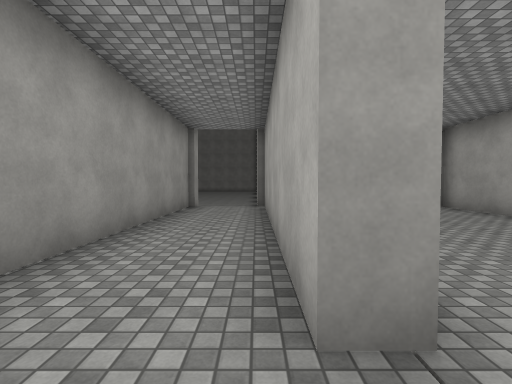
view 1 (above)

17 first-person views from a walk through a Unity game level. The camera is 1.4 m above the floor, tilts 2° down and sees 85° across. The floor is counted in squares, 2 m on a side. Each view is taken from the middle of a square. On the plan, view 1 faces up. The plan holds only what a view shows up to about 9 squares ahead; the rest is blank. The place goes on beyond the plan. The player character is not drawn. Surface patterns are stand-ins for the level's own textures.

view 2
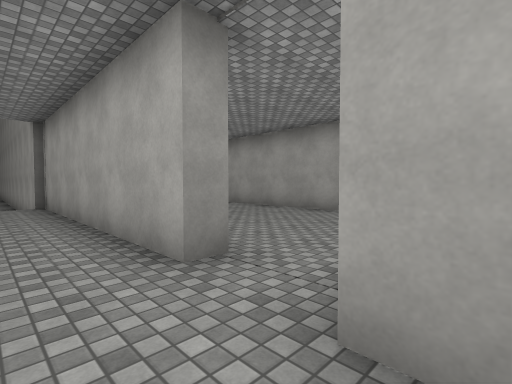

view 3
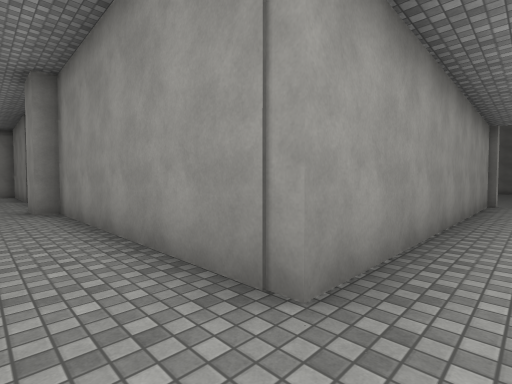

view 4
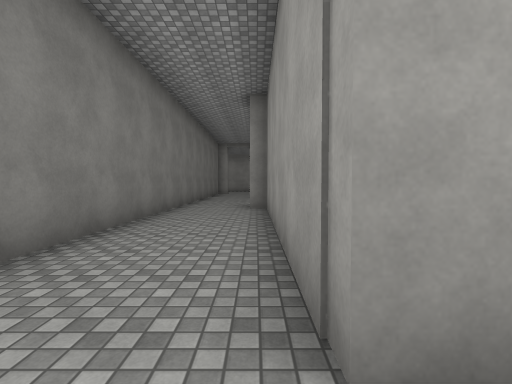

view 5
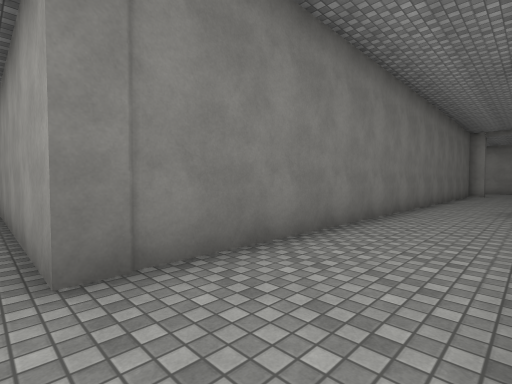

view 6
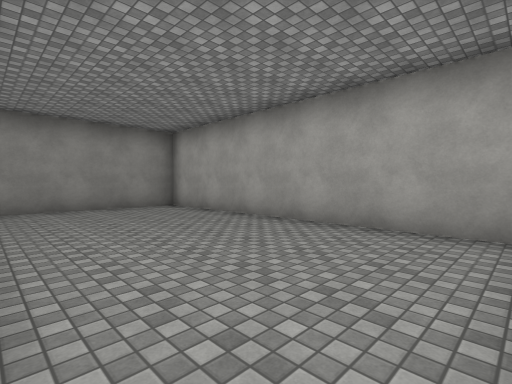

view 7
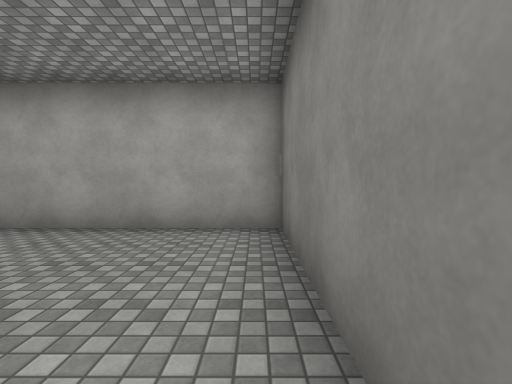

view 8
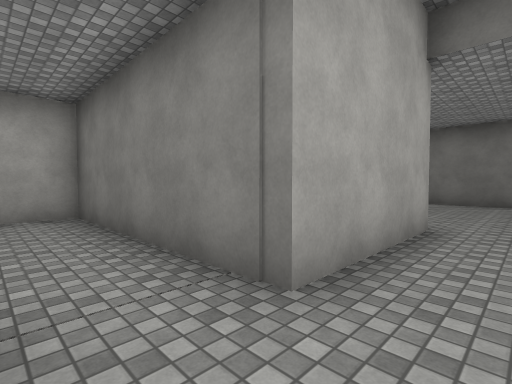

view 9
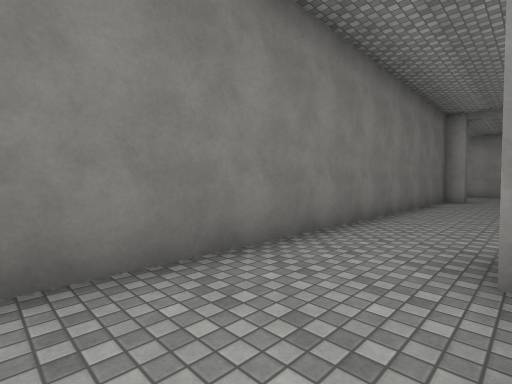

view 10
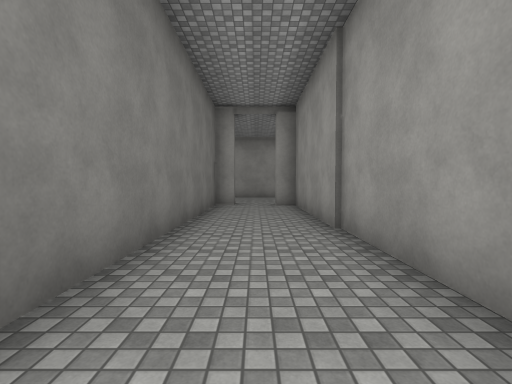

view 11
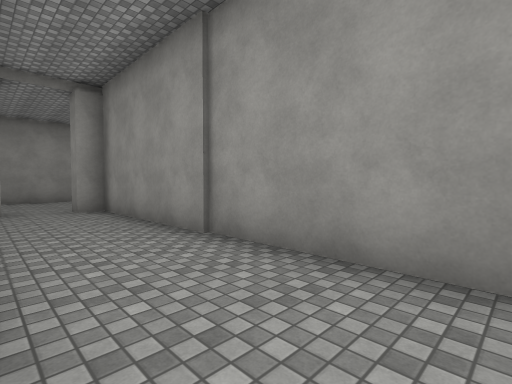

view 12
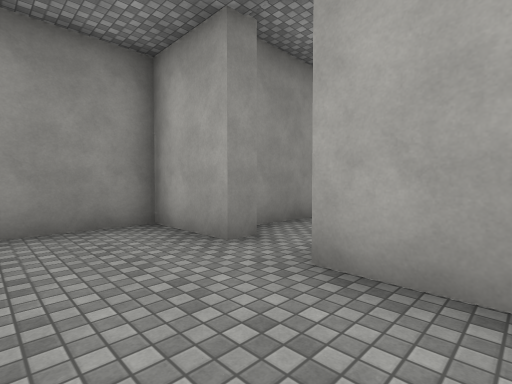

view 13
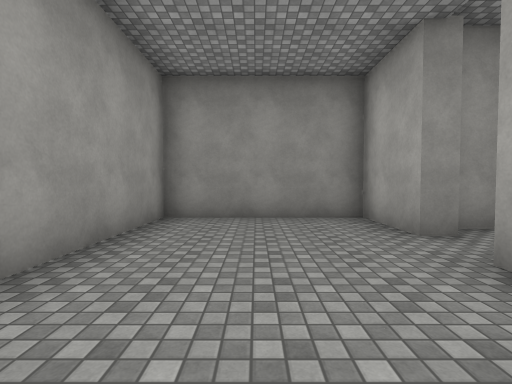

view 14
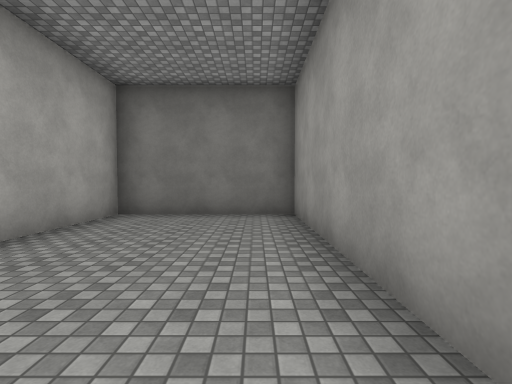

view 15
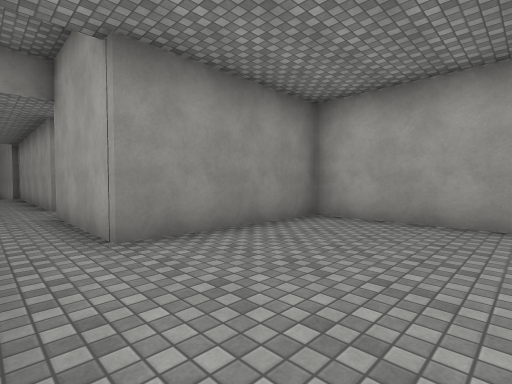

view 16
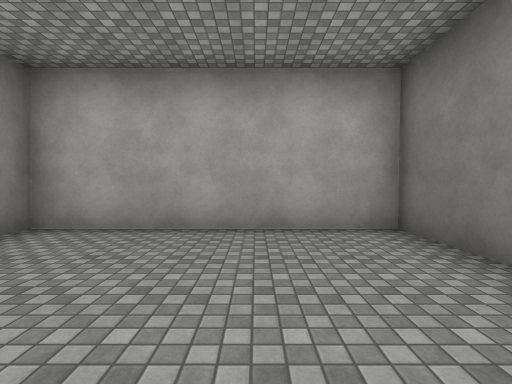

view 17
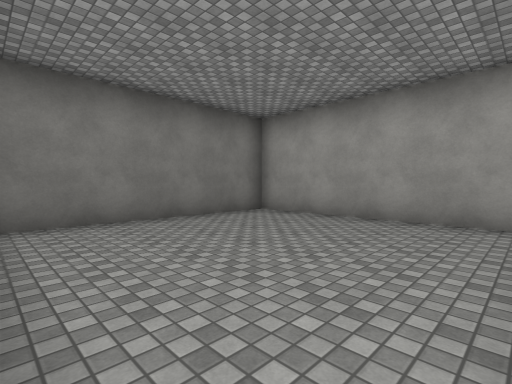

### Floor plan
Ten units are one square. View 1 is at (0, 0); x grows to the right and y downward. Boxes are objects, and circles mark ways between rooms. Rooms are numbered by the first view taken in them; rooms with no view inside come last. Other rooms are left out.
<svg viewBox="-223 -85 281 181">
<path fill="none" stroke="#000" d="M3 -11 3 -80M-19 -80 -19 7M-100 7 -174 7 -174 14M-19 7 -84 7 -84 12 -95 12M-174 27 -174 32 -13 32M1 37 1 4M9 -11 3 -11M1 4 53 4 53 -78 12 -78M-174 14 -180 14 -180 -5 -218 -5 -218 61 -180 61 -180 27 -174 27M-13 32 -13 91 41 91 41 37 1 37"/>
<circle cx="-10" cy="0" r="3" fill="#2a7"/>
<circle cx="10" cy="-5" r="3" fill="#2a7"/>
<circle cx="-170" cy="20" r="3" fill="#2a7"/>
<circle cx="-10" cy="40" r="3" fill="#2a7"/>
<text x="-10" y="-40">1</text>
<text x="-90" y="20">2</text>
<text x="30" y="-30">3</text>
<text x="-200" y="20">4</text>
<text x="10" y="60">5</text>
</svg>
Room 1 opens to room 2. Room 1 opens to room 3. Room 2 opens to room 4. Room 2 opens to room 5.

Where each view was taken, in squares from view 1:
view 1: 0 up, 0 right, facing up
view 2: 1 down, 1 left, facing up-right
view 3: 2 down, 1 left, facing up-left
view 4: 1 down, 1 left, facing left
view 5: 1 down, 1 left, facing down-left
view 6: 0 up, 1 right, facing up-right
view 7: 0 up, 1 right, facing right
view 8: 1 up, 1 left, facing down-right
view 9: 1 down, 6 left, facing down-left
view 10: 2 down, 9 left, facing left
view 11: 3 down, 10 left, facing up-left
view 12: 4 down, 20 left, facing up-right
view 13: 5 down, 20 left, facing up
view 14: 0 up, 21 left, facing down
view 15: 7 down, 1 left, facing up-right
view 16: 7 down, 0 right, facing right
view 17: 4 down, 4 right, facing down-left
